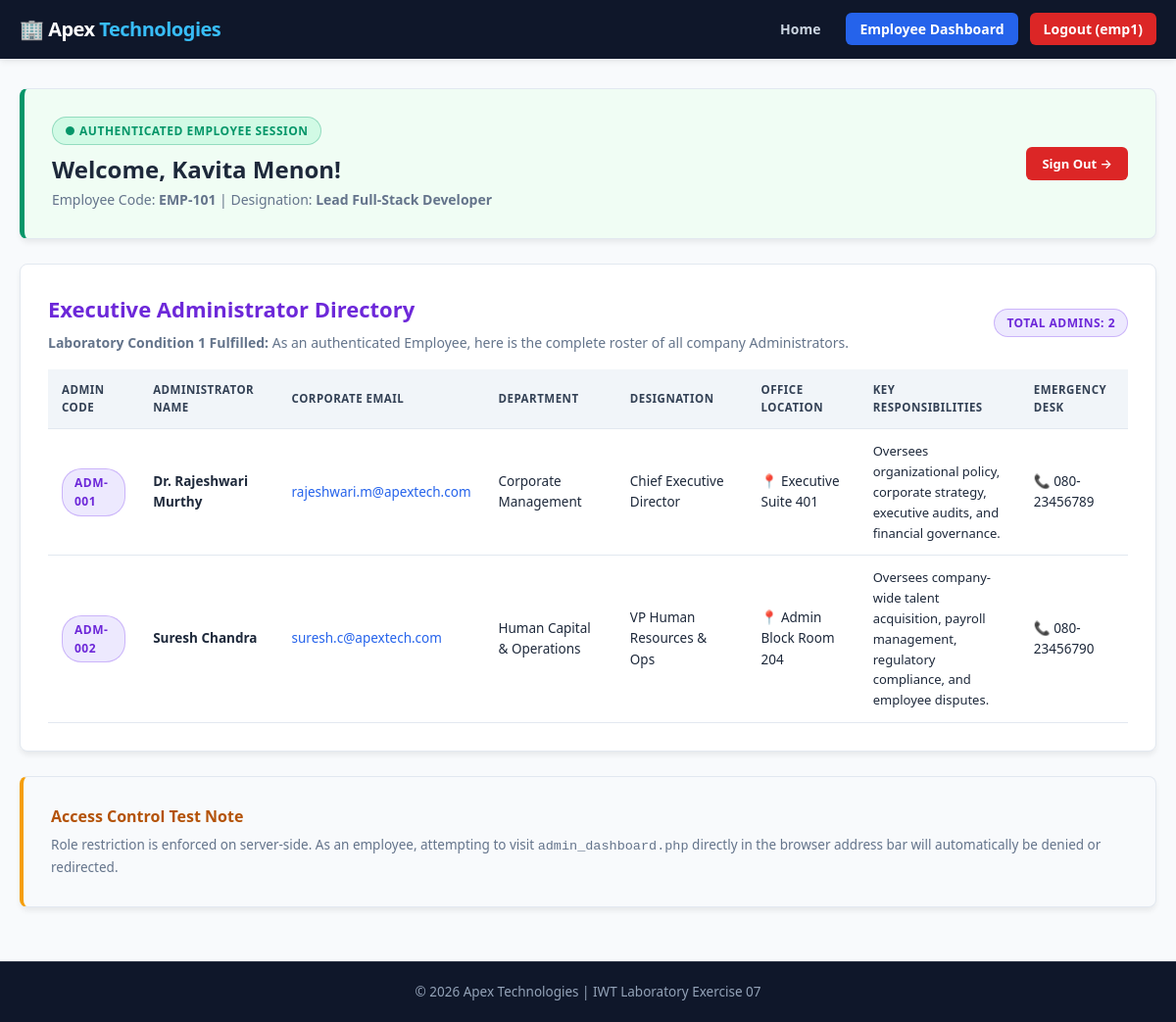
The app's page /employee_dashboard.php (signed in) with its own data.
### tables this page shows
CREATE TABLE `employee_profiles` (
    `id` INT AUTO_INCREMENT PRIMARY KEY,
    `user_id` INT NOT NULL,
    `emp_code` VARCHAR(20) NOT NULL UNIQUE,
    `department` VARCHAR(100) NOT NULL,
    `designation` VARCHAR(100) NOT NULL,
    `salary` DECIMAL(10,2) NOT NULL,
    `joining_date` DATE NOT NULL,
    `performance_rating` VARCHAR(10) NOT NULL,
    FOREIGN KEY (`user_id`) REFERENCES `users`(`id`) ON DELETE CASCADE
);

CREATE TABLE `users` (
    `id` INT AUTO_INCREMENT PRIMARY KEY,
    `username` VARCHAR(50) NOT NULL UNIQUE,
    `password` VARCHAR(255) NOT NULL,
    `role` ENUM('admin', 'employee') NOT NULL,
    `name` VARCHAR(100) NOT NULL,
    `email` VARCHAR(100) NOT NULL UNIQUE,
    `phone` VARCHAR(15) NOT NULL,
    `created_at` TIMESTAMP DEFAULT CURRENT_TIMESTAMP
);

CREATE TABLE `admin_profiles` (
    `id` INT AUTO_INCREMENT PRIMARY KEY,
    `user_id` INT NOT NULL,
    `admin_code` VARCHAR(20) NOT NULL UNIQUE,
    `office_room` VARCHAR(50) NOT NULL,
    `department` VARCHAR(100) NOT NULL,
    `designation` VARCHAR(100) NOT NULL,
    `responsibilities` TEXT NOT NULL,
    `emergency_contact` VARCHAR(15) NOT NULL,
    FOREIGN KEY (`user_id`) REFERENCES `users`(`id`) ON DELETE CASCADE
);

### employee_dashboard.php (the view, shortened to what this page needs)
<?php
require_once 'db.php';
$user_id = $_SESSION['user_id'];
$emp_stmt = $conn->prepare("
    SELECT u.name, u.email, u.phone, u.username, e.emp_code, e.department, e.designation, e.salary, e.joining_date, e.performance_rating
    FROM users u
    JOIN employee_profiles e ON u.id = e.user_id
    WHERE u.id = ?
");
$emp_stmt->bind_param("i", $user_id);
$emp_stmt->execute();
$current_emp = $emp_stmt->get_result()->fetch_assoc();
$admins_query = "
    SELECT u.name, u.email, u.phone, a.admin_code, a.office_room, a.department, a.designation, a.responsibilities, a.emergency_contact
    FROM admin_profiles a
    JOIN users u ON a.user_id = u.id
    ORDER BY a.id ASC
";
$admins_result = $conn->query($admins_query);
?>
<!DOCTYPE html>
<html lang="en">
<head>
    <link rel="stylesheet" href="style.css">
</head>
<body>
    <header class="corp-header">
        <div class="nav-container">
            <a href="index.php" class="corp-brand">🏢 Apex <span>Technologies</span></a>
            <nav class="corp-nav">
                <ul>
                    <li><a href="index.php">Home</a></li>
                    <li><a href="employee_dashboard.php" class="active">Employee Dashboard</a></li>
                    <li><a href="logout.php" style="background: #dc2626; color: #fff;">Logout (<?php echo htmlspecialchars($_SESSION['username']); ?>)</a></li>
                </ul>
            </nav>
        </div>
    </header>
    <main class="main-content">
        <div class="card" style="border-left: 5px solid var(--emp-theme); background: #f0fdf4;">
            <div style="display: flex; justify-content: space-between; align-items: center; flex-wrap: wrap; gap: 15px;">
                <div>
                    <span class="role-badge role-employee">&#9679; Authenticated Employee Session</span>
                    <h2 style="margin-top: 6px;">Welcome, <?php echo htmlspecialchars($current_emp['name'] ?? $_SESSION['name']); ?>!</h2>
                    <p style="color: var(--text-muted); font-size: 14px;">
                        Employee Code: <strong><?php echo htmlspecialchars($current_emp['emp_code'] ?? 'EMP-NEW'); ?></strong> |
                        Designation: <strong><?php echo htmlspecialchars($current_emp['designation'] ?? 'Staff Member'); ?></strong>
                    </p>
                </div>
                <div>
                    <a href="logout.php" style="background: #dc2626; color: #ffffff; padding: 8px 16px; border-radius: 6px; text-decoration: none; font-size: 13px; font-weight: 600;">Sign Out &rarr;</a>
                </div>
            </div>
        </div>
        <div class="card">
            <div style="display: flex; justify-content: space-between; align-items: center; flex-wrap: wrap; gap: 10px; margin-bottom: 15px;">
                <div>
                    <h3 class="card-title" style="color: var(--admin-dark);">Executive Administrator Directory</h3>
                    <p class="card-subtitle" style="margin-bottom: 0;">
                        <strong>Laboratory Condition 1 Fulfilled:</strong> As an authenticated Employee, here is the complete roster of all company Administrators.
                    </p>
                </div>
                <div>
                    <span class="role-badge role-admin">Total Admins: <?php echo $admins_result ? $admins_result->num_rows : 0; ?></span>
                </div>
            </div>
            <div class="table-responsive">
                <table class="data-table">
                    <thead>
                        <tr>
                            <th>Admin Code</th>
                            <th>Administrator Name</th>
                            <th>Corporate Email</th>
                            <th>Department</th>
                            <th>Designation</th>
                            <th>Office Location</th>
                            <th>Key Responsibilities</th>
                            <th>Emergency Desk</th>
                        </tr>
                    </thead>
                    <tbody>
                        <?php while ($admin = $admins_result->fetch_assoc()): ?>
                            <tr>
                                <td><span class="role-badge role-admin"><?php echo htmlspecialchars($admin['admin_code']); ?></span></td>
                                <td><strong><?php echo htmlspecialchars($admin['name']); ?></strong></td>
                                <td><a href="mailto:<?php echo htmlspecialchars($admin['email']); ?>" style="color: var(--primary); text-decoration: none;"><?php echo htmlspecialchars($admin['email']); ?></a></td>
                                <td><?php echo htmlspecialchars($admin['department']); ?></td>
                                <td><?php echo htmlspecialchars($admin['designation']); ?></td>
                                <td>📍 <?php echo htmlspecialchars($admin['office_room']); ?></td>
                                <td style="max-width: 250px; font-size: 13px;"><?php echo htmlspecialchars($admin['responsibilities']); ?></td>
                                <td>📞 <?php echo htmlspecialchars($admin['emergency_contact']); ?></td>
                            </tr>
                        <?php endwhile; ?>
                    </tbody>
                </table>
            </div>
        </div>
        <div class="card" style="background: #f8fafc; border-left: 4px solid #f59e0b;">
            <h4 style="color: #b45309; margin-bottom: 6px;">Access Control Test Note</h4>
            <p style="font-size: 13.5px; color: var(--text-muted);">
                Role restriction is enforced on server-side. As an employee, attempting to visit <code>admin_dashboard.php</code> directly in the browser address bar will automatically be denied or redirected.
            </p>
        </div>
    </main>
    <footer class="corp-footer">
        <p>&copy; 2026 Apex Technologies | IWT Laboratory Exercise 07</p>
    </footer>
</body>
</html>

### style.css (style rules this page uses)
:root { --primary: #2563eb; --primary-dark: #1d4ed8; --admin-theme: #7c3aed; --admin-dark: #6d28d9; --admin-bg: #ede9fe; --emp-theme: #059669; --emp-bg: #d1fae5; --secondary: #0f172a; --bg-page: #f8fafc; --bg-card: #ffffff; --text-primary: #1e293b; --text-muted: #64748b; --border: #e2e8f0; --danger: #dc2626; --danger-bg: #fee2e2; --radius: 8px; --shadow: 0 4px 6px -1px rgba(0, 0, 0, 0.08); }
* { margin: 0; padding: 0; box-sizing: border-box; }
body { font-family: 'Segoe UI', system-ui, -apple-system, sans-serif; background-color: var(--bg-page); color: var(--text-primary); line-height: 1.6; min-height: 100vh; display: flex; flex-direction: column; }
header.corp-header { background-color: var(--secondary); color: #ffffff; box-shadow: var(--shadow); position: sticky; top: 0; z-index: 100; }
.nav-container { max-width: 1200px; margin: 0 auto; padding: 14px 20px; display: flex; justify-content: space-between; align-items: center; flex-wrap: wrap; gap: 15px; }
.corp-brand { font-size: 20px; font-weight: 800; color: #ffffff; text-decoration: none; letter-spacing: -0.5px; }
.corp-brand span { color: #38bdf8; }
nav.corp-nav ul { display: flex; list-style: none; gap: 12px; align-items: center; }
nav.corp-nav a { color: #cbd5e1; text-decoration: none; font-weight: 600; font-size: 14px; padding: 7px 14px; border-radius: 6px; transition: all 0.2s; }
nav.corp-nav a:hover, nav.corp-nav a.active { background-color: var(--primary); color: #ffffff; }
main.main-content { flex: 1; max-width: 1200px; margin: 30px auto; padding: 0 20px; width: 100%; }
.card { background: var(--bg-card); border: 1px solid var(--border); border-radius: var(--radius); padding: 28px; box-shadow: var(--shadow); margin-bottom: 25px; }
.card-title { font-size: 22px; color: var(--secondary); margin-bottom: 6px; }
.card-subtitle { color: var(--text-muted); font-size: 14px; margin-bottom: 20px; }
.role-badge { display: inline-block; padding: 4px 12px; border-radius: 20px; font-size: 12px; font-weight: 800; text-transform: uppercase; letter-spacing: 0.5px; }
.role-admin { background-color: var(--admin-bg); color: var(--admin-dark); border: 1px solid rgba(124, 58, 237, 0.3); }
.role-employee { background-color: var(--emp-bg); color: var(--emp-theme); border: 1px solid rgba(5, 150, 105, 0.3); }
.table-responsive { overflow-x: auto; margin-top: 15px; }
table.data-table { width: 100%; border-collapse: collapse; font-size: 13.5px; }
table.data-table th, table.data-table td { padding: 12px 14px; border-bottom: 1px solid var(--border); text-align: left; }
table.data-table th { background-color: #f1f5f9; color: #334155; font-weight: 700; text-transform: uppercase; font-size: 11.5px; letter-spacing: 0.5px; }
footer.corp-footer { background-color: var(--secondary); color: #94a3b8; text-align: center; padding: 20px; font-size: 13.5px; border-top: 1px solid rgba(255, 255, 255, 0.1); margin-top: auto; }

### records on screen
employee_profiles: user.name "Kavita Menon", emp_code "EMP-101", designation "Lead Full-Stack Developer"
admin_profiles: admin_code "ADM-001", user.name "Dr. Rajeshwari Murthy", user.email "rajeshwari.m@apextech.com", department "Corporate Management", designation "Chief Executive Director", office_room "Executive Suite 401", responsibilities "Oversees organizational policy, corporate strategy, executive audits, and financial governance.", emergency_contact "080-23456789"
admin_profiles: admin_code "ADM-002", user.name "Suresh Chandra", user.email "suresh.c@apextech.com", department "Human Capital & Operations", designation "VP Human Resources & Ops", office_room "Admin Block Room 204", responsibilities "Oversees company-wide talent acquisition, payroll management, regulatory compliance, and employee disputes.", emergency_contact "080-23456790"

### other values on screen
$_SESSION['username'] "emp1"
$admins_result->num_rows "2"
